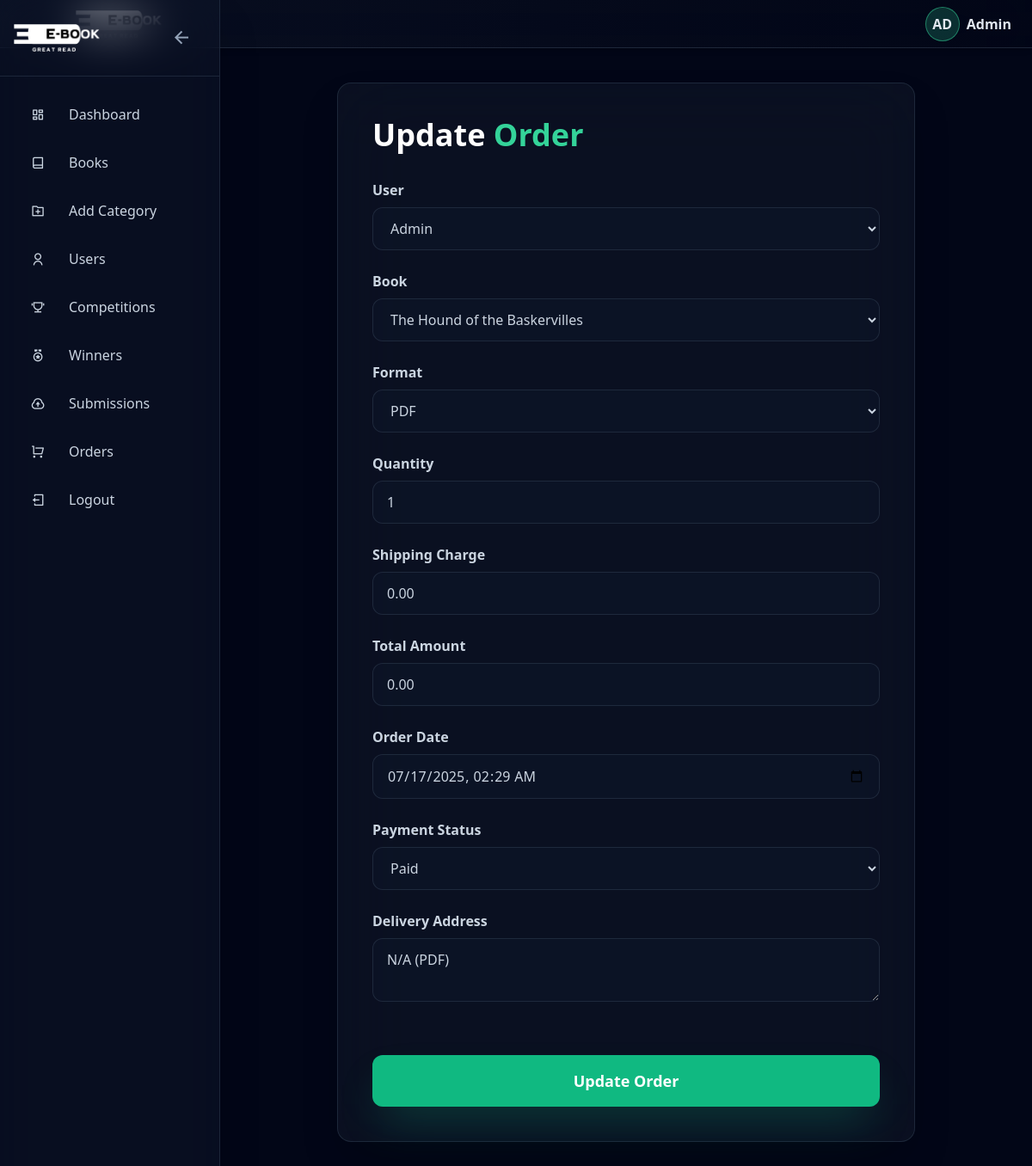
Screenshot of /Admin/AdminOrder/orderupdate.php?id=12 (signed in) with the database file from the repository.
### tables this page shows
CREATE TABLE `orders` (
  `OrderID` int(11) NOT NULL,
  `UserID` int(11) DEFAULT NULL,
  `BookID` int(11) DEFAULT NULL,
  `Format` varchar(20) DEFAULT NULL CHECK (`Format` in ('PDF','CD','HardCopy')),
  `Quantity` int(11) DEFAULT 1,
  `ShippingCharge` decimal(10,2) DEFAULT 0.00,
  `TotalAmount` decimal(10,2) DEFAULT NULL,
  `OrderDate` datetime DEFAULT current_timestamp(),
  `PaymentStatus` varchar(20) DEFAULT 'Pending' CHECK (`PaymentStatus` in ('Pending','Paid')),
  `DeliveryAddress` varchar(255) DEFAULT NULL,
  `PaymentMethod` varchar(20) NOT NULL DEFAULT 'CreditCard' CHECK (`PaymentMethod` in ('CreditCard','COD','DD','Cheque')),
  `Confirmation` tinyint(1) NOT NULL DEFAULT 0,
  `confirmation_token` varchar(255) DEFAULT NULL
);

### Admin/AdminOrder/orderupdate.php (the view, shortened to what this page needs)
<?php
include "../../Config/db.php";
$orderID = isset($_GET['id']) ? (int)$_GET['id'] : 0;
$order = null;
if ($orderID > 0) {
    $sql = "SELECT * FROM orders WHERE OrderID = ?";
    $stmt = $conn->prepare($sql);
    $stmt->bind_param("i", $orderID);
    $stmt->execute();
    $result = $stmt->get_result();
    $order = $result->fetch_assoc();
}
?>
<!DOCTYPE html>
<html lang="en">
<head>
    <script src="https://cdn.tailwindcss.com"></script>
    <link rel="stylesheet" href="https://cdnjs.cloudflare.com/ajax/libs/remixicon/4.6.0/remixicon.min.css">
</head>
<body class="bg-slate-950 text-white">
    <?php include "../Components/sider.php"; ?>
    <div id="main-content" class="ml-64 transition-all duration-300">
        <section class="py-24 px-6 relative">
            <div class="container mx-auto max-w-2xl">
                <div id="form-container" class="backdrop-blur-2xl bg-slate-800/30 border border-slate-700/50 shadow-2xl hover:shadow-emerald-500/20 transition-all duration-500 group scroll-animate rounded-2xl">
                    <div class="p-10 relative">
                        <h1 class="text-4xl font-black mb-8 text-white group-hover:text-emerald-400 transition-colors duration-300">
                            Update <span class="text-emerald-400">Order</span>
                        </h1>
                        <?php if ($order): ?>
                        <form method="POST" class="grid grid-cols-1 gap-6">
                            <div>
                                <label class="block mb-2 font-semibold text-slate-300">User</label>
                                <select name="userID" required class="w-full px-4 py-3 bg-slate-900/50 border border-slate-700/50 text-slate-300 rounded-xl focus:outline-none focus:ring-2 focus:ring-emerald-500 focus:border-emerald-500 transition-all duration-300">
                                    <?php
                                    $userRes = $conn->query("SELECT UserID, Username FROM users");
                                    while ($user = $userRes->fetch_assoc()) {
                                        $selected = ($user['UserID'] == $order['UserID']) ? 'selected' : '';
                                        echo "<option value='" . $user['UserID'] . "' class='bg-slate-900' $selected>" . htmlspecialchars($user['Username']) . "</option>";
                                    }
                                    ?>
                                </select>
                            </div>
                            <div>
                                <label class="block mb-2 font-semibold text-slate-300">Book</label>
                                <select name="bookID" required class="w-full px-4 py-3 bg-slate-900/50 border border-slate-700/50 text-slate-300 rounded-xl focus:outline-none focus:ring-2 focus:ring-emerald-500 focus:border-emerald-500 transition-all duration-300">
                                    <?php
                                    $bookRes = $conn->query("SELECT BookID, Title FROM books");
                                    while ($book = $bookRes->fetch_assoc()) {
                                        $selected = ($book['BookID'] == $order['BookID']) ? 'selected' : '';
                                        echo "<option value='" . $book['BookID'] . "' class='bg-slate-900' $selected>" . htmlspecialchars($book['Title']) . "</option>";
                                    }
                                    ?>
                                </select>
                            </div>
                            <div>
                                <label class="block mb-2 font-semibold text-slate-300">Format</label>
                                <select name="format" required class="w-full px-4 py-3 bg-slate-900/50 border border-slate-700/50 text-slate-300 rounded-xl focus:outline-none focus:ring-2 focus:ring-emerald-500 focus:border-emerald-500 transition-all duration-300">
                                    <option value="PDF" class="bg-slate-900" <?php echo ($order['Format'] == 'PDF') ? 'selected' : ''; ?>>PDF</option>
                                </select>
                            </div>
                            <div>
                                <label class="block mb-2 font-semibold text-slate-300">Quantity</label>
                                <input type="number" name="quantity" min="1" value="<?php echo $order['Quantity']; ?>" required class="w-full px-4 py-3 bg-slate-900/50 border border-slate-700/50 text-slate-300 rounded-xl focus:outline-none focus:ring-2 focus:ring-emerald-500 focus:border-emerald-500 transition-all duration-300" />
                            </div>
                            <div>
                                <label class="block mb-2 font-semibold text-slate-300">Shipping Charge</label>
                                <input type="number" step="0.01" name="shippingCharge" value="<?php echo $order['ShippingCharge']; ?>" required class="w-full px-4 py-3 bg-slate-900/50 border border-slate-700/50 text-slate-300 rounded-xl focus:outline-none focus:ring-2 focus:ring-emerald-500 focus:border-emerald-500 transition-all duration-300" />
                            </div>
                            <div>
                                <label class="block mb-2 font-semibold text-slate-300">Total Amount</label>
                                <input type="number" step="0.01" name="totalAmount" value="<?php echo $order['TotalAmount']; ?>" required class="w-full px-4 py-3 bg-slate-900/50 border border-slate-700/50 text-slate-300 rounded-xl focus:outline-none focus:ring-2 focus:ring-emerald-500 focus:border-emerald-500 transition-all duration-300" />
                            </div>
                            <div>
                                <label class="block mb-2 font-semibold text-slate-300">Order Date</label>
                                <input type="datetime-local" name="orderDate" value="<?php echo date('Y-m-d\TH:i', strtotime($order['OrderDate'])); ?>" required class="w-full px-4 py-3 bg-slate-900/50 border border-slate-700/50 text-slate-300 rounded-xl focus:outline-none focus:ring-2 focus:ring-emerald-500 focus:border-emerald-500 transition-all duration-300" />
                            </div>
                            <div>
                                <label class="block mb-2 font-semibold text-slate-300">Payment Status</label>
                                <select name="paymentStatus" required class="w-full px-4 py-3 bg-slate-900/50 border border-slate-700/50 text-slate-300 rounded-xl focus:outline-none focus:ring-2 focus:ring-emerald-500 focus:border-emerald-500 transition-all duration-300">
                                    <option value="Paid" class="bg-slate-900" <?php echo ($order['PaymentStatus'] == 'Paid') ? 'selected' : ''; ?>>Paid</option>
                                </select>
                            </div>
                            <div>
                                <label class="block mb-2 font-semibold text-slate-300">Delivery Address</label>
                                <textarea name="deliveryAddress" required class="w-full px-4 py-3 bg-slate-900/50 border border-slate-700/50 text-slate-300 rounded-xl focus:outline-none focus:ring-2 focus:ring-emerald-500 focus:border-emerald-500 transition-all duration-300"><?php echo htmlspecialchars($order['DeliveryAddress']); ?></textarea>
                            </div>
                            <div class="text-center mt-8">
                                <input type="submit" value="Update Order" class="w-full bg-emerald-500 hover:bg-emerald-600 text-white shadow-2xl shadow-emerald-500/30 py-4 text-lg font-semibold rounded-xl transition-all duration-300 hover:scale-105 cursor-pointer" />
                            </div>
                        </form>
                        <?php else: ?>
                            <p class="text-red-400">Order not found.</p>
                        <?php endif; ?>
                    </div>
                </div>
            </div>
        </section>
    </div>
</body>
</html>

### Admin/AdminOrder/orderupdate.php (style rules this page uses)
#sidebar:not(.collapsed) ~ #main-content { margin-left: 16rem; }
.scroll-animate { opacity: 0; transform: translateY(20px); transition: all 1s ease-out; }
.scroll-animate.visible { opacity: 1; transform: translateY(0); }

### rows the page displays
orders: format "PDF", quantity "1", shippingCharge "0.00", totalAmount "0.00", orderDate "07/17/2025 02:29", paymentStatus "Paid", deliveryAddress "N/A (PDF)"

### other values shown
substr($_SESSION['user'], 0, 2) "AD"
$_SESSION['user'] "Admin"
form field userID "Admin"
form field bookID "The Hound of the Baskervilles"
